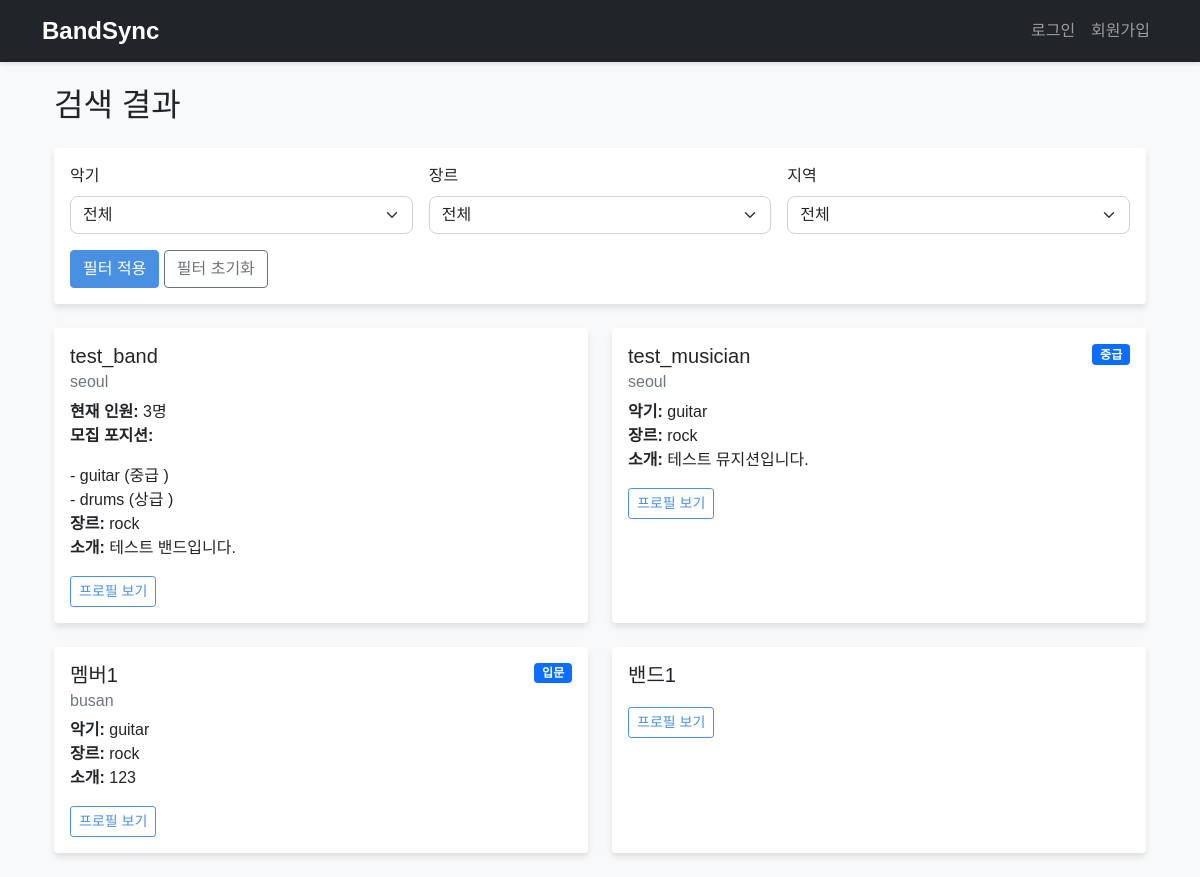
Before: /search with the older database file.
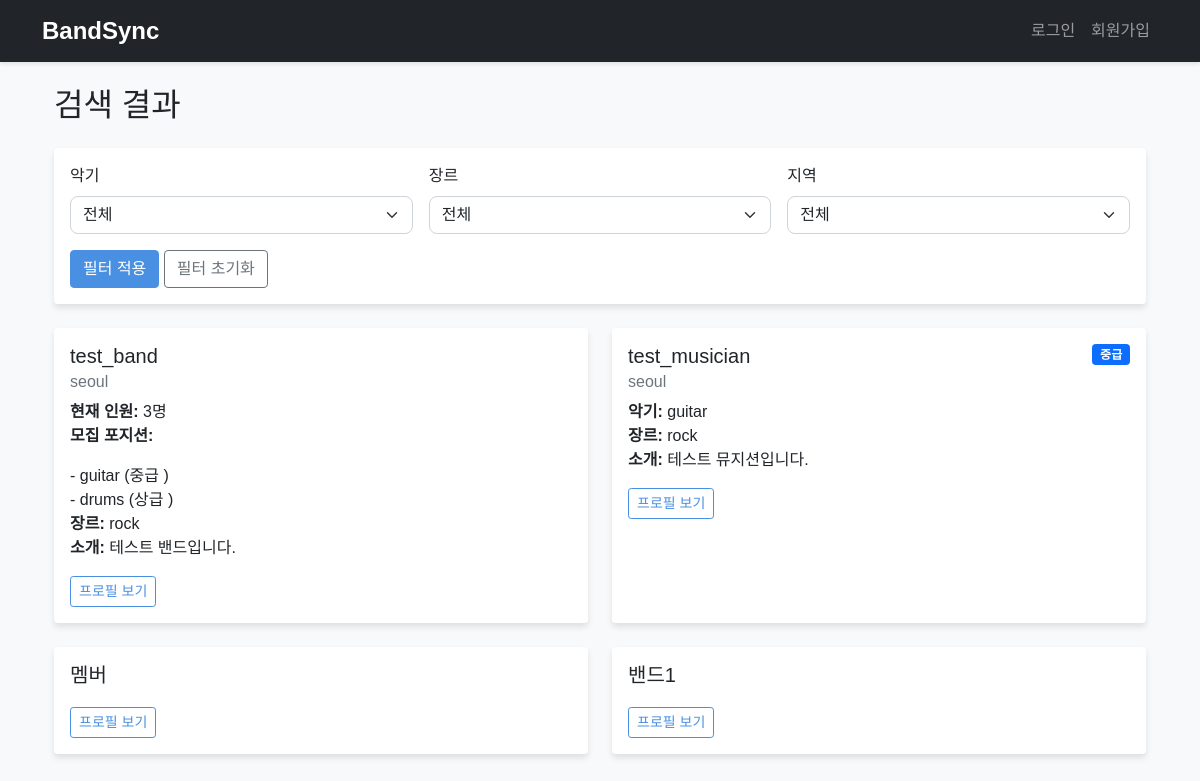
After: the same page with the newer database file.
### app.py (models this page shows, shortened)
class User(UserMixin, db.Model):
    id = db.Column(db.Integer, primary_key=True)
    username = db.Column(db.String(80), unique=True, nullable=False)
    email = db.Column(db.String(120), unique=True, nullable=False)
    password_hash = db.Column(db.String(128))
    user_type = db.Column(db.String(20))  # 'musician' or 'band'
    instrument = db.Column(db.String(50))
    genre = db.Column(db.String(100))
    skill_level = db.Column(db.String(20))
    location = db.Column(db.String(100))
    age = db.Column(db.Integer)
    bio = db.Column(db.Text)
    recruiting_positions = db.Column(db.Text)  # JSON 형식으로 저장
    band_size = db.Column(db.Integer)
    preferred_age_range = db.Column(db.String(50))
    def get_recruiting_positions(self):
        if self.recruiting_positions:
            return json.loads(self.recruiting_positions)
        return []

### app.py (the view)
@app.route('/search')
def search():
    user_type = request.args.get('user_type', '')  # 기본값을 빈 문자열로 설정
    instrument = request.args.get('instrument')
    genre = request.args.get('genre')
    location = request.args.get('location')
    skill_level = request.args.get('skill_level')
    query = User.query
    if user_type:
        query = query.filter(User.user_type == user_type)
    if instrument:
        if user_type == 'musician':
            query = query.filter(User.instrument == instrument)
        else:
            query = query.filter(User.recruiting_positions.like(f'%"instrument": "{instrument}"%'))
    if genre:
        query = query.filter(User.genre == genre)
    if location:
        query = query.filter(User.location == location)
    if skill_level and user_type == 'musician':
        query = query.filter(User.skill_level == skill_level)
    if current_user.is_authenticated:
        query = query.filter(User.id != current_user.id)
    results = query.all()
    return render_template('search_results.html', results=results)

### templates/search_results.html (shortened to what this page needs)
{% extends "base.html" %}
{% block content %}
<div class="container">
    <h2 class="mb-4">
        {% if request.args.get('user_type') == 'band' %}
            밴드 찾기
        {% elif request.args.get('user_type') == 'musician' %}
            멤버 찾기
        {% else %}
            검색 결과
        {% endif %}
    </h2>
    <div class="card mb-4">
        <div class="card-body">
            <form method="GET" action="{{ url_for('search') }}" class="row g-3">
                <div class="col-md-4">
                    <label class="form-label">악기</label>
                    <select class="form-select" name="instrument">
                        <option value="">전체</option>
                    </select>
                </div>
                <div class="col-md-4">
                    <label class="form-label">장르</label>
                    <select class="form-select" name="genre">
                        <option value="">전체</option>
                    </select>
                </div>
                <div class="col-md-4">
                    <label class="form-label">지역</label>
                    <select class="form-select" name="location">
                        <option value="">전체</option>
                    </select>
                </div>
                <div class="col-12">
                    <button type="submit" class="btn btn-primary">필터 적용</button>
                    <a href="{{ url_for('search', user_type=request.args.get('user_type', '')) }}" class="btn btn-outline-secondary">필터 초기화</a>
                </div>
            </form>
        </div>
    </div>
    <div class="row">
        {% if results %}
            {% for user in results %}
            <div class="col-md-6 mb-4">
                <div class="card h-100">
                    <div class="card-body">
                        <div class="d-flex justify-content-between align-items-start">
                            <div>
                                <h5 class="card-title">{{ user.username }}</h5>
                                <h6 class="card-subtitle mb-2 text-muted">
                                    {% if user.location %}{{ user.location }}{% endif %}
                                </h6>
                            </div>
                            {% if user.user_type == 'musician' and user.skill_level %}
                            <span class="badge bg-primary">
                                {% if user.skill_level == 'beginner' %}입문
                                {% elif user.skill_level == 'intermediate' %}중급
                                {% elif user.skill_level == 'advanced' %}상급
                                {% elif user.skill_level == 'professional' %}전문가
                                {% endif %}
                            </span>
                            {% endif %}
                        </div>
                        <p class="card-text">
                            {% if user.user_type == 'musician' %}
                                {% if user.instrument %}
                                <strong>악기:</strong> {{ user.instrument }}<br>
                                {% endif %}
                            {% else %}
                                {% if user.band_size %}
                                <strong>현재 인원:</strong> {{ user.band_size }}명<br>
                                {% endif %}
                                {% if user.get_recruiting_positions() %}
                                <strong>모집 포지션:</strong>
                                <ul class="list-unstyled mb-0">
                                    {% for position in user.get_recruiting_positions() %}
                                    <li>- {{ position.instrument }}
                                        ({% if position.skill_level == 'beginner' %}입문
                                        {% elif position.skill_level == 'intermediate' %}중급
                                        {% elif position.skill_level == 'advanced' %}상급
                                        {% elif position.skill_level == 'professional' %}전문가
                                        {% endif %})
                                    </li>
                                    {% endfor %}
                                </ul>
                                {% endif %}
                            {% endif %}
                            {% if user.genre %}
                            <strong>장르:</strong> {{ user.genre }}<br>
                            {% endif %}
                            {% if user.bio %}
                            <strong>소개:</strong> {{ user.bio[:100] }}{% if user.bio|length > 100 %}...{% endif %}
                            {% endif %}
                        </p>
                        <div class="d-flex justify-content-between align-items-center">
                            <a href="{{ url_for('view_profile', user_id=user.id) }}" class="btn btn-outline-primary btn-sm">프로필 보기</a>
                        </div>
                    </div>
                </div>
            </div>
            {% endfor %}
        {% endif %}
    </div>
</div>
{% endblock %}

### templates/base.html (shortened to what this page needs)
<!DOCTYPE html>
<html lang="ko">
  <head>
    <link
      href="https://cdn.jsdelivr.net/npm/bootstrap@5.1.3/dist/css/bootstrap.min.css"
      rel="stylesheet"
    />
    <link
      rel="stylesheet"
      href="{{ url_for('static', filename='css/style.css') }}"
    />
  </head>
  <body>
    <nav class="navbar navbar-expand-lg navbar-dark bg-dark">
      <div class="container">
        <a class="navbar-brand" href="{{ url_for('index') }}">BandSync</a>
        <div class="collapse navbar-collapse" id="navbarNav">
          <ul class="navbar-nav ms-auto">
            {% if current_user.is_authenticated %}
            <li class="nav-item">
              <a class="nav-link" href="{{ url_for('dashboard') }}">대시보드</a>
            </li>
            <li class="nav-item">
              <a
                class="nav-link position-relative"
                href="{{ url_for('messages') }}"
              >
                메시지 {% set unread_count =
                current_user.get_unread_messages_count() %} {% if unread_count >
                0 %}
                <span
                  class="position-absolute top-0 start-100 translate-middle badge rounded-pill bg-danger"
                >
                  {{ unread_count }}
                </span>
                {% endif %}
              </a>
            </li>
            <li class="nav-item">
              <a class="nav-link" href="{{ url_for('logout') }}">로그아웃</a>
            </li>
            {% else %}
            <li class="nav-item">
              <a class="nav-link" href="{{ url_for('login') }}">로그인</a>
            </li>
            <li class="nav-item">
              <a class="nav-link" href="{{ url_for('register') }}">회원가입</a>
            </li>
            {% endif %}
          </ul>
        </div>
      </div>
    </nav>
    <div class="container mt-4">
       {% block content %}{% endblock %}
    </div>
  </body>
</html>

### static/css/style.css (style rules this page uses)
body { font-family: "Noto Sans KR", sans-serif; background-color: #f8f9fa; }
.navbar { box-shadow: 0 2px 4px rgba(0, 0, 0, 0.1); }
.navbar-brand { font-weight: bold; font-size: 1.5rem; }
.card { border: none; box-shadow: 0 4px 6px rgba(0, 0, 0, 0.1); transition: transform 0.2s; }
.btn-primary { background-color: #4a90e2; border-color: #4a90e2; }
.btn-outline-primary { color: #4a90e2; border-color: #4a90e2; }
.form-control, .form-select { border-radius: 0.5rem; border: 1px solid #ced4da; }

Changed rows visible on the page:
changed User (number 3 of 4 on the later page): username "멤버1" → "멤버"; location "busan" → (not shown); skill_level "beginner" → empty (drawn); instrument "guitar" → (not shown); genre "rock" → (not shown); bio "123" → (not shown)
